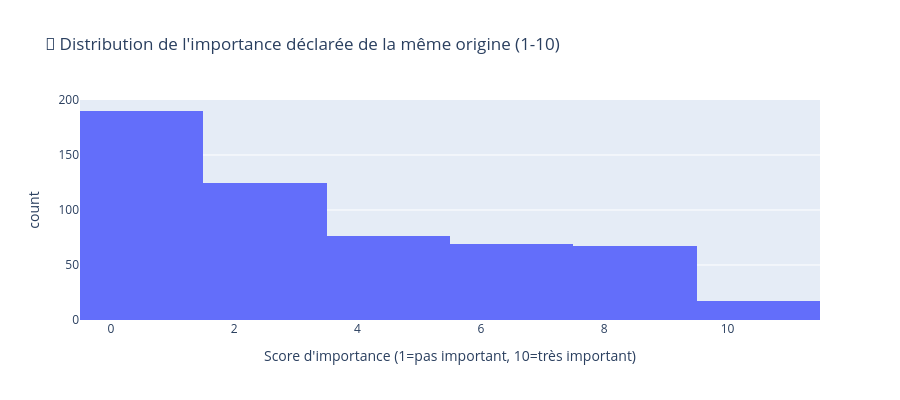

Notebook code cell kept with this figure:
### Markdown cell above
## 💭 5. Importance déclarée vs Comportement réel

### Code cell
# Analyser la variable imprace (importance de la race pour le participant)
# imprace : How important is it to you (on a scale of 1-10) that a person you date be of the same racial/ethnic background?

df_imprace = df[['iid', 'imprace', 'samerace', 'match']].dropna()

# Statistiques descriptives
print("📊 Importance déclarée de la même origine (imprace) :")
print(df_imprace.groupby('iid')['imprace'].first().describe())

# Distribution
imprace_dist = df_imprace.groupby('iid')['imprace'].first()
fig = px.histogram(imprace_dist, 
                   x=imprace_dist.values,
                   nbins=10,
                   title='💭 Distribution de l\'importance déclarée de la même origine (1-10)',
                   labels={'x': 'Score d\'importance (1=pas important, 10=très important)', 'count': 'Nombre de participants'},
                   color_discrete_sequence=['#636EFA'])

fig.update_layout(height=400, showlegend=False)
fig.show()

### Figure 1 — Plotly figure (JSON) as saved in the notebook; plotly's stock layout.template omitted (floating-point values rounded to 4 significant figures; data arrays with more than 128 entries replaced by an {"elided": "..."} marker saying what was removed)
{"data": [{"bingroup": "x", "hovertemplate": "Score d'importance (1=pas important, 10=très important)=%{x}<br>count=%{y}<extra></extra>", "legendgroup": "", "marker": {"color": "#636EFA", "pattern": {"shape": ""}}, "name": "", "nbinsx": 10, "orientation": "v", "showlegend": false, "type": "histogram", "x": {"elided": "544 float values"}, "xaxis": "x", "yaxis": "y"}], "layout": {"barmode": "relative", "height": 400, "legend": {"tracegroupgap": 0}, "showlegend": false, "title": {"text": "💭 Distribution de l'importance déclarée de la même origine (1-10)"}, "xaxis": {"anchor": "y", "domain": [0, 1], "title": {"text": "Score d'importance (1=pas important, 10=très important)"}}, "yaxis": {"anchor": "x", "domain": [0, 1], "title": {"text": "count"}}}}
